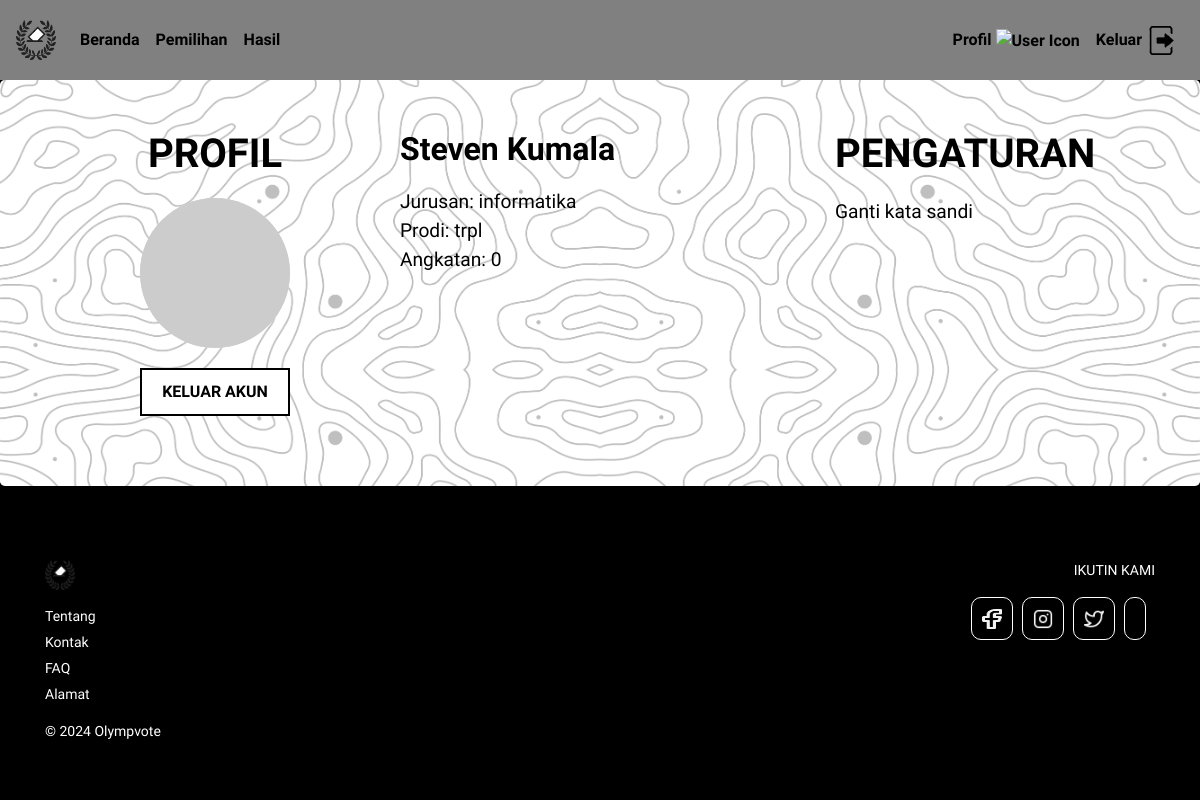
Screenshot of /profile/profile.php (signed in) with the database file from the repository.
### tables this page shows
CREATE TABLE `pemilih` (
  `Id_pemilih` int(11) NOT NULL,
  `nim` varchar(12) DEFAULT NULL,
  `nama` varchar(100) NOT NULL,
  `katasandi` varchar(250) NOT NULL,
  `email` varchar(50) NOT NULL,
  `jurusan` int(10) NOT NULL,
  `prodi` int(11) DEFAULT NULL,
  `angkatan` int(11) NOT NULL
);

CREATE TABLE `jurusan` (
  `id_jurusan` int(10) NOT NULL,
  `nama_jurusan` varchar(25) NOT NULL
);

CREATE TABLE `prodi` (
  `id_prodi` int(10) NOT NULL,
  `prodi` varchar(50) NOT NULL,
  `id_jurusan` int(11) NOT NULL
);

### profile/profile.php (the view, shortened to what this page needs)
<?php
include "../connect.php";
$nim = $_SESSION['nim'];
$sql = "
    SELECT p.nama, p.nim, j.nama_jurusan, pr.prodi, p.angkatan
    FROM pemilih p
    INNER JOIN prodi pr ON p.prodi = pr.id_prodi
    INNER JOIN jurusan j ON pr.id_jurusan = j.id_jurusan
    WHERE p.nim = ?
";
$stmt = $conn->prepare($sql);
$stmt->bind_param("i", $nim);
$stmt->execute();
$result = $stmt->get_result();
if ($result->num_rows > 0) {
    $user = $result->fetch_assoc();
} else {
    echo "Profil tidak ditemukan.";
    exit();
}
$randomImageUrl = "https://picsum.photos/200";
?>
<!DOCTYPE html>
<html lang="en">
<head>
    <link rel="stylesheet" href="https://stackpath.bootstrapcdn.com/bootstrap/4.5.2/css/bootstrap.min.css">
    <link rel="stylesheet" href="profile.css">
</head>
<body>
    <nav class="navbar navbar-expand-sm custom-navbar sticky-top">
    <a class="navbar-brand" href="../dashboard.php">
        <img src="../img/logo.png" alt="Logo">
    </a>
    <div class="collapse navbar-collapse w-100" id="navbarNav">
        <ul class="navbar-nav">
            <li class="nav-item"><a class="nav-link" href="../dashboard.php">Beranda</a></li>
            <li class="nav-item"><a class="nav-link" href="../daftar_event.php">Pemilihan</a></li>
            <li class="nav-item"><a class="nav-link" href="../event/hasil.php">Hasil</a></li>
        </ul>
        <ul class="navbar-nav ml-auto">
            <li class="nav-item">
                <a class="nav-link nav-profile margin-profile" href="profile/profile.php">
                    Profil
                    <img src="https://img.icons8.com/material-outlined/24/000000/user--v1.png" alt="User Icon">
                </a>
            </li>
            <li class="nav-item">
                <a class="nav-link" href="dashboard.php?logout=true">
                    Keluar
                    <img src="../img/logout.png" alt="Keluar Icon">
                </a>
            </li>
        </ul>
    </div>
    </nav>
    <div class="jumbotron profile-page">
        <div class="container d-flex flex-wrap justify-content-between">
            <div class="profile-left">
                <h1 class="profile-title">PROFIL</h1>
                <div class="profile-photo">
                    <img src="<?php echo $randomImageUrl; ?>" alt="Profile Photo" style="border-radius: 50%; width: 150px; height: 150px;">
                </div>
                <form method="POST" action="profile.php">
                    <button type="submit" name="logout" class="logout-button">KELUAR AKUN</button>
                </form>
            </div>
            <div class="profile-middle">
                <?php if ($user): ?>
                    <h2 class="profile-name"><?php echo htmlspecialchars($user['nama']); ?></h2>
                    <p class="profile-info">
                        <?php
                        echo "Jurusan: " . htmlspecialchars($user['nama_jurusan']) . "<br>" .
                             "Prodi: " . htmlspecialchars($user['prodi']) . "<br>" .
                             "Angkatan: " . htmlspecialchars($user['angkatan']);
                        ?>
                    </p>
                <?php else: ?>
                    <p class="text-danger">Data profil tidak tersedia. Silakan periksa kembali.</p>
                <?php endif; ?>
            </div>
            <div class="profile-right">
                <h1 class="profile-settings">PENGATURAN</h1>
                <ul class="settings-list">
                    <li class="settings-option" onclick="window.location.href='ganti.php';">Ganti kata sandi</li>
                </ul>
            </div>
        </div>
    </div>
    <footer class="footer p-4" style="background-color: #000; color: white;">
    <div class="container d-flex justify-content-between">
        <div class="footer-left">
            <div class="footer-brand mb-3">
                <img src="../img/logo.png" alt="Logo" style="width: 30px; height: 30px;">
            </div>
            <ul class="list-unstyled">
                <li><a href="#" class="text-white">Tentang</a></li>
                <li><a href="#" class="text-white">Kontak</a></li>
                <li><a href="#" class="text-white">FAQ</a></li>
                <li><a href="#" class="text-white">Alamat</a></li>
            </ul>
            <p class="mt-3">© 2024 Olympvote</p>
        </div>
        <div class="footer-right text-right">
            <p>IKUTIN KAMI</p>
            <div class="d-flex justify-content-end">
                <button class="button-footer footer-brand">
                    <img src="../img/Facebook.png" alt="facebook">
                </button>
                <button class="button-footer footer-brand">
                    <img src="../img/Instagram.png" alt="Instagram">
                </button>
                <button class="button-footer footer-brand">
                    <img src="../img/Twitter.png" alt="Twitter">
                </button>
                <button class="button-footer"></button>
            </div>
        </div>
    </div>
</footer>
</body>
</html>

### profile/profile.css (style rules this page uses)
body { font-family: 'Lexend', sans-serif; background-color: #000; overflow-x: hidden; margin: 0; }
.navbar { height: 80px; }
.custom-navbar { background-color: #808080; }
.navbar-brand img { width: 40px; height: 40px; }
.navbar-nav .nav-link { color: #000; text-align: center; font-weight: bold; font-size: 16px; }
.jumbotron.profile-page { background-image: url('img/BACKGROUND.png'); background-size: cover; background-position: center; color: #000; padding: 50px; margin: 0; line-height: 1.5; display: flex; justify-content: center; align-items: center; }
.profile-page .container { display: flex; justify-content: space-between; flex-wrap: wrap; }
.profile-left { display: flex; flex-direction: column; align-items: center; text-align: center; flex: 1; max-width: 300px; margin-bottom: 20px; }
.profile-title { font-size: 2.5rem; font-weight: bold; margin-bottom: 20px; }
.profile-photo { width: 150px; height: 150px; border-radius: 50%; background-color: #d9d9d9; margin-bottom: 20px; }
.logout-button { font-family: 'Lexend', sans-serif; background-color: white; border: 2px solid black; padding: 10px 20px; font-weight: bold; cursor: pointer; transition: background-color 0.15s, color 0.15s; }
.profile-middle { flex: 2; text-align: left; max-width: 400px; margin-bottom: 20px; }
.profile-name { font-size: 2rem; font-weight: bold; margin-bottom: 20px; }
.profile-info { font-size: 1.2rem; line-height: 1.5; }
.profile-right { flex: 1; text-align: left; max-width: 300px; margin-bottom: 20px; }
.profile-settings { font-size: 2.5rem; font-weight: bold; margin-bottom: 20px; }
.settings-list { list-style: none; padding: 0; }
.settings-option { font-size: 1.2rem; margin-bottom: 10px; cursor: pointer; }
.footer { color: white; font-size: 14px; margin-top: 50px; }
.footer-left ul li { margin-bottom: 5px; }
.footer-left a { color: white; text-decoration: none; }
.button-footer { border-radius: 10px; background-color: black; padding: 10px; border-style: solid; border-color: white; border-width: 1px; margin-right: 9px; }
.footer-brand img { width: 20px; height: 20px; }

### profile/profile.php (style rules this page uses)
.margin-profile { margin-top: 2.5px ; }

### rows the page displays
pemilih: nama "Steven Kumala", jurusan.nama_jurusan "informatika", prodi.prodi "trpl", angkatan "0"
